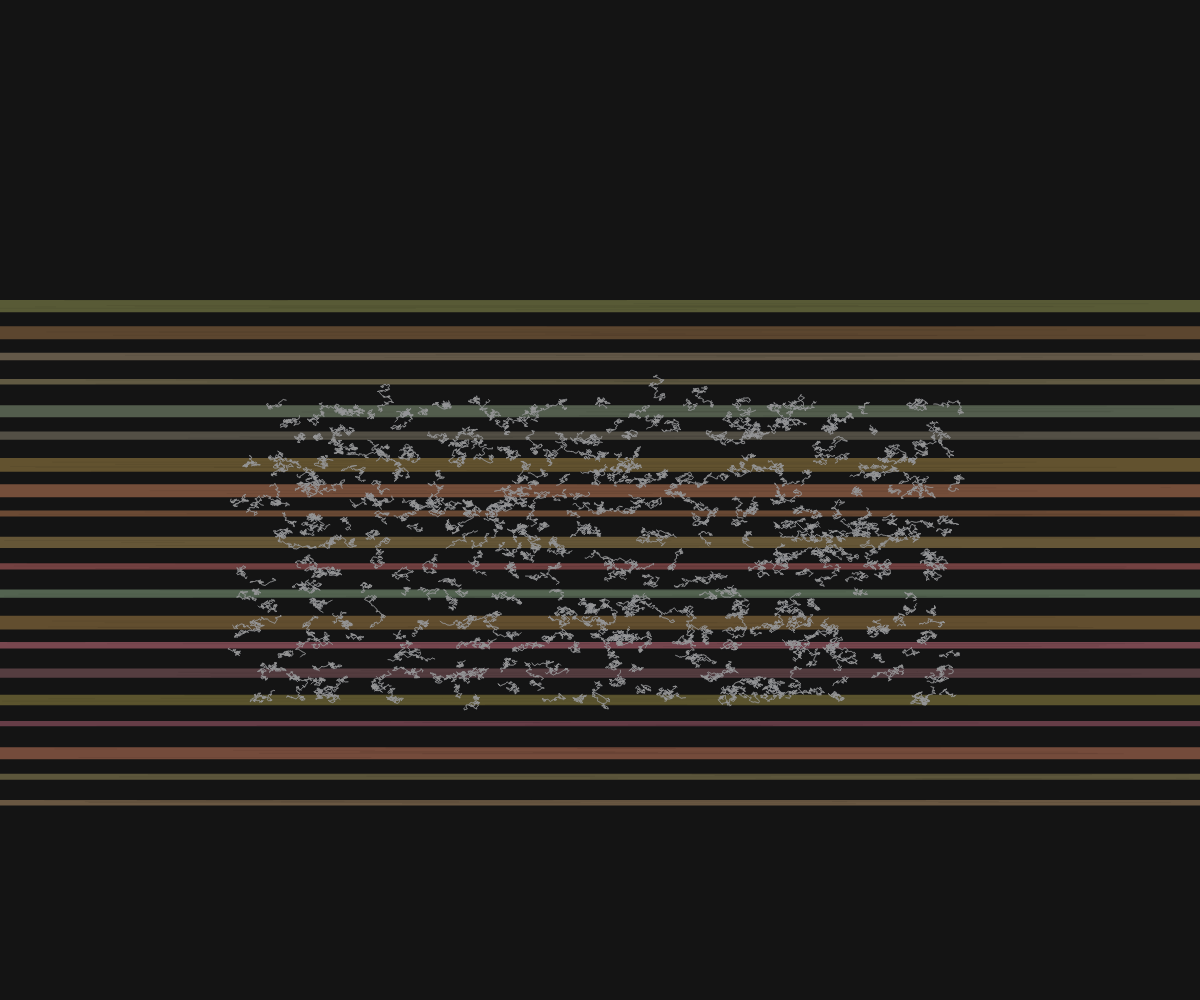
Frame 1 (no input)
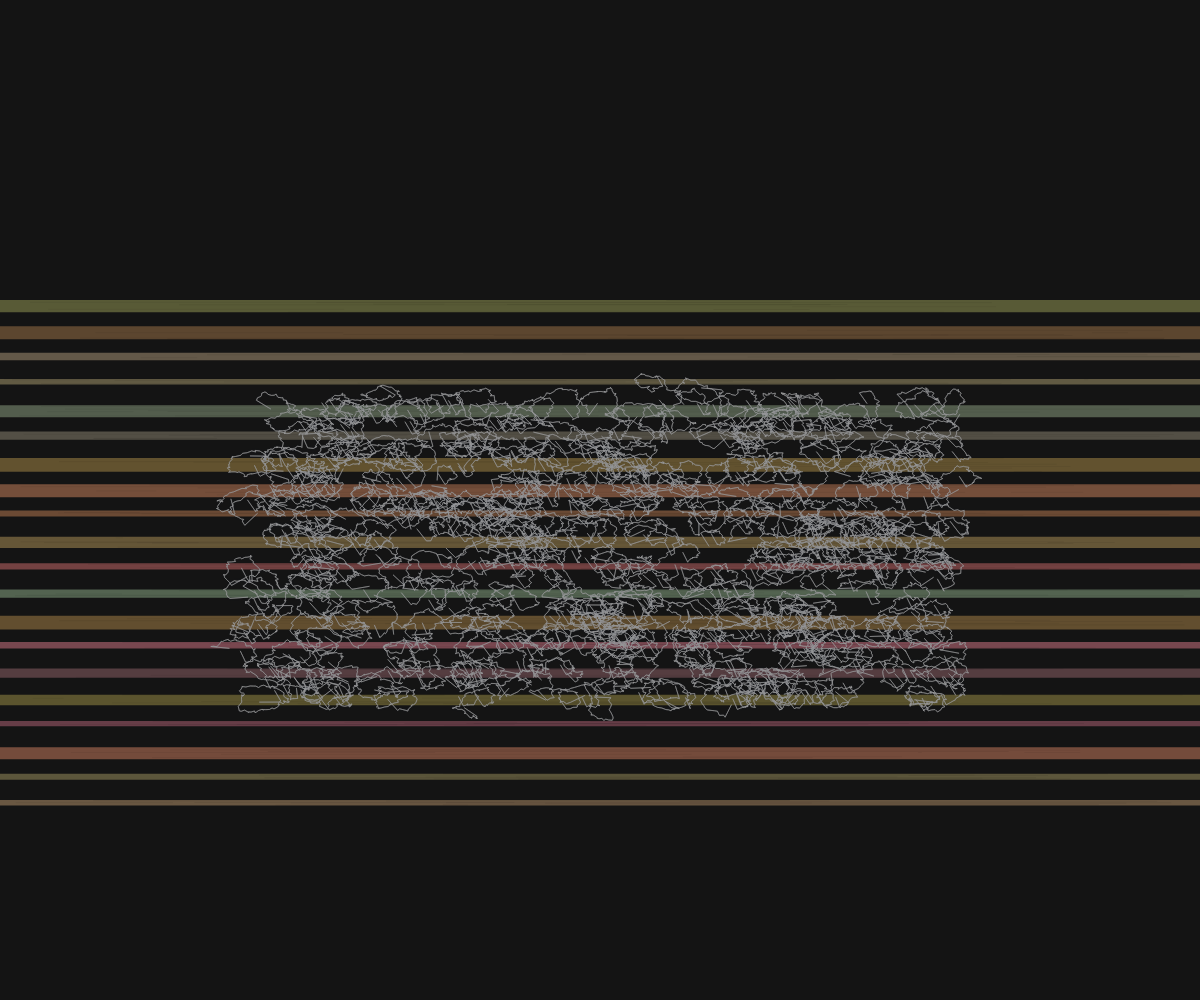
Frame 60 (no input)
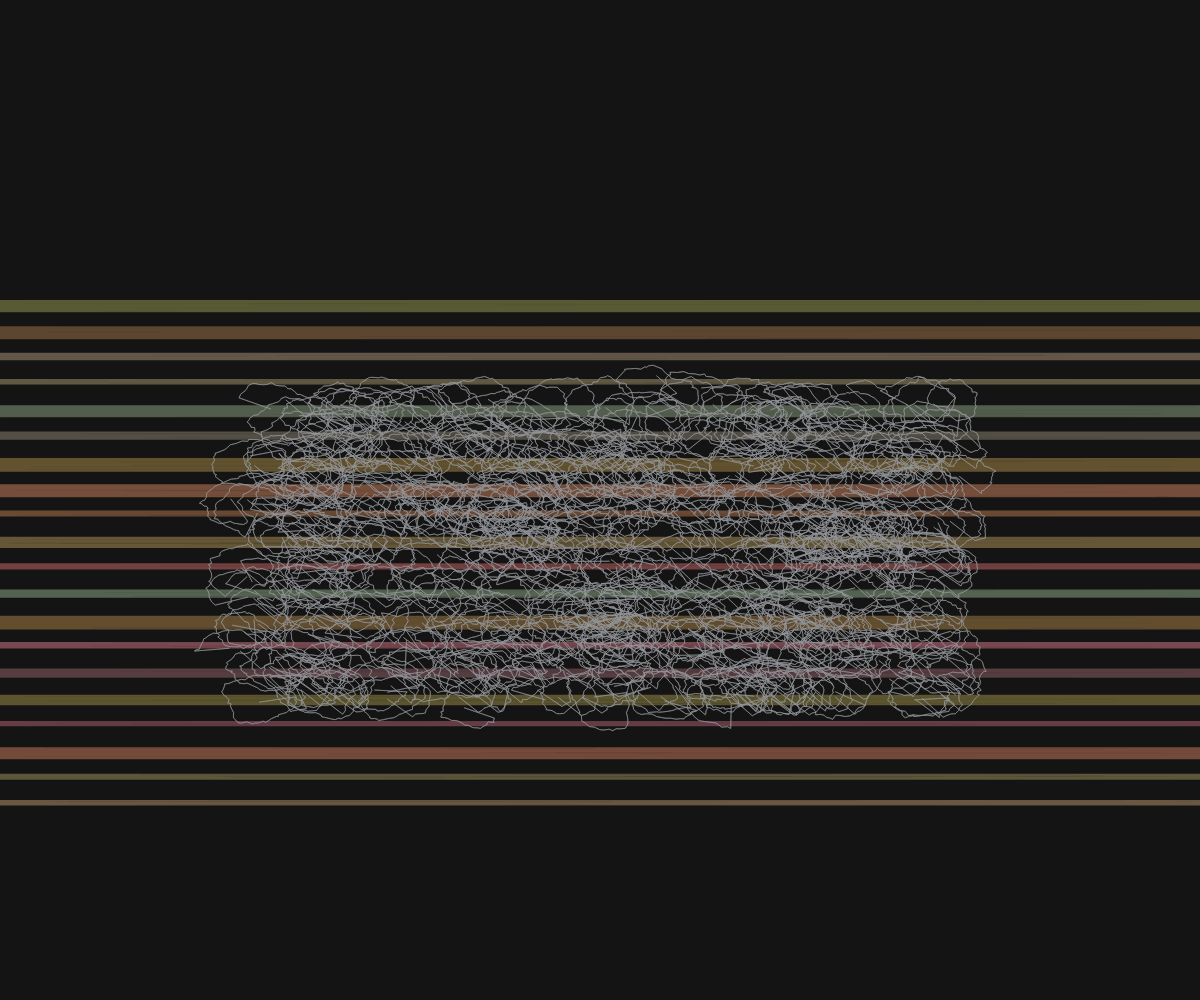
Frame 120 (the mouse pressed at the canvas centre since frame 60)

The p5.js sketch that drew these frames (run headless with seeded random() and noise() and a simulated clock; from frame 60 on, the mouse is pressed at the canvas centre):

// p5.js sketch
// ── sketch.js
let layers = [];
let riverLines = [];
let time = 0;

function setup() {
  createCanvas(windowWidth, windowHeight);
  
  // Create geological layers
  for (let i = 0; i < 20; i++) {
    let y = map(i, 0, 19, height * 0.3, height * 0.8);
    let thickness = random(5, 15);
    layers.push({
      y: y,
      thickness: thickness,
      color: color(random(80, 120), random(60, 100), random(40, 80))
    });
  }
  
  // Create river network
  for (let i = 0; i < 500; i++) {
    riverLines.push({
      points: [],
      length: random(30, 80),
      speed: random(0.001, 0.005)
    });
  }
  
  // Initialize river points
  for (let line of riverLines) {
    let startX = random(width * 0.2, width * 0.8);
    let startY = random(height * 0.4, height * 0.7);
    line.points.push(createVector(startX, startY));
    
    // Add some initial segments
    for (let j = 1; j < line.length; j++) {
      let prev = line.points[j-1];
      let newPoint = createVector(
        prev.x + random(-3, 3),
        prev.y + random(-2, 2)
      );
      line.points.push(newPoint);
    }
  }
}

function draw() {
  background(20);
  
  // Draw geological layers
  for (let layer of layers) {
    fill(layer.color);
    noStroke();
    rect(0, layer.y, width, layer.thickness);
    
    // Add subtle texture lines
    stroke(0, 30);
    strokeWeight(0.5);
    for (let i = 0; i < 10; i++) {
      let x1 = random(width);
      let x2 = random(width);
      let y = layer.y + random(layer.thickness);
      line(x1, y, x2, y);
    }
  }
  
  // Draw river network
  stroke(150, 180);
  strokeWeight(0.8);
  noFill();
  
  time += 0.01;
  
  for (let line of riverLines) {
    // Update points with subtle movement
    for (let i = 0; i < line.points.length; i++) {
      let p = line.points[i];
      if (i > 0 && i < line.points.length - 1) {
        // Add gentle flow effect
        p.x += sin(time + i * 0.1) * 0.3;
        p.y += cos(time + i * 0.1) * 0.2;
      }
    }
    
    beginShape();
    for (let p of line.points) {
      vertex(p.x, p.y);
    }
    endShape();
  }
  
  // Add subtle glow effect
  drawingContext.shadowColor = color(150, 180, 255, 30);
  drawingContext.shadowBlur = 3;
  
  for (let line of riverLines) {
    beginShape();
    for (let p of line.points) {
      vertex(p.x, p.y);
    }
    endShape();
  }
  
  drawingContext.shadowBlur = 0;
}

function windowResized() {
  resizeCanvas(windowWidth, windowHeight);
}
